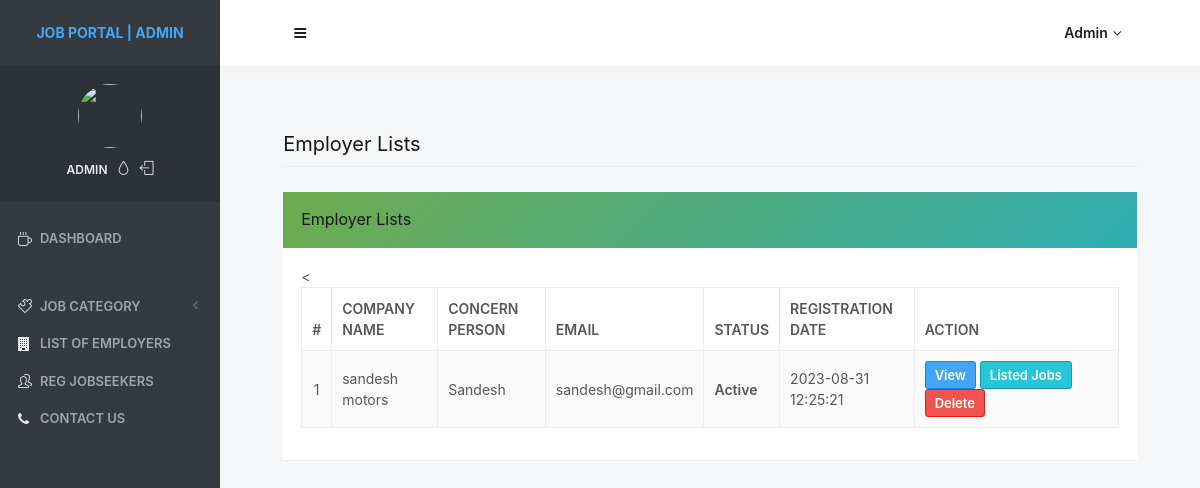
The app's page /employer-list.php (signed in) with its own data.
### tables this page shows
CREATE TABLE `tblemployers` (
  `id` int(11) NOT NULL,
  `ConcernPerson` varchar(150) DEFAULT NULL,
  `EmpEmail` varchar(250) DEFAULT NULL,
  `EmpPassword` varchar(250) DEFAULT NULL,
  `CompnayName` varchar(255) DEFAULT NULL,
  `CompanyTagline` mediumtext DEFAULT NULL,
  `CompnayDescription` mediumtext DEFAULT NULL,
  `CompanyUrl` varchar(255) DEFAULT NULL,
  `CompnayLogo` varchar(200) DEFAULT NULL,
  `noOfEmployee` char(10) DEFAULT NULL,
  `industry` varchar(255) DEFAULT NULL,
  `typeBusinessEntity` varchar(255) DEFAULT NULL,
  `lcation` varchar(255) DEFAULT NULL,
  `establishedIn` char(200) DEFAULT NULL,
  `RegDtae` timestamp NULL DEFAULT current_timestamp(),
  `LastUpdationDate` timestamp NOT NULL DEFAULT current_timestamp() ON UPDATE current_timestamp(),
  `Is_Active` int(1) DEFAULT NULL
);

### employer-list.php (the view, shortened to what this page needs)
<?php
include('includes/dbconnection.php');
if (strlen($_SESSION['jpaid']==0)) {
  header('location:logout.php');
  } else{
  ?>
<!doctype html>
<html lang="en" class="no-focus">
    <head>
        <link rel="stylesheet" href="assets/js/plugins/datatables/dataTables.bootstrap4.min.css">
        <link rel="stylesheet" id="css-main" href="assets/css/codebase.min.css">
    </head>
    <body>
        <div id="page-container" class="sidebar-o sidebar-inverse side-scroll page-header-fixed main-content-narrow">
           <?php include_once('includes/sidebar.php');?>
          <?php include_once('includes/header.php');?>
            <main id="main-container">
                <div class="content">
                    <h2 class="content-heading">Employer Lists</h2>
                    <div class="block">
                        <div class="block-header bg-gd-emerald">
                                    <h3 class="block-title">Employer Lists</h3>
                                </div>
                        <div class="block-content block-content-full">
                            <
                            <table class="table table-bordered table-striped table-vcenter js-dataTable-full-pagination">
                                <thead>
                                    <tr>
                                        <th class="text-center">#</th>
                                        <th>Company Name</th>
                                       <th>Concern Person</th>
                                       <th>Email</th>
                                        <th>Status</th>
                                        <th>Registration Date</th>
                                        <th class="d-none d-sm-table-cell" style="width: 25%;">Action</th>
                                       </tr>
                                </thead>
                                <tbody>
                                    <?php
$sql="SELECT * from tblemployers";
$query = $dbh -> prepare($sql);
$query->execute();
$results=$query->fetchAll(PDO::FETCH_OBJ);
$cnt=1;
if($query->rowCount() > 0)
{
foreach($results as $row)
{               ?>
                                    <tr>
                                        <td class="text-center"><?php echo htmlentities($cnt);?></td>
                                        <td><?php  echo htmlentities($row->CompnayName);?></td>
                                        <td><?php  echo htmlentities($row->ConcernPerson);?></td>
                                        <td><?php  echo htmlentities($row->EmpEmail);?></td>
                                        <?php if($row->Is_Active=='1'){ ?>
                                        <td class="font-w600"><?php echo "Active"; ?></td>
                                        <?php } else { ?>
                                            <td class="font-w600"><?php echo "Inactive"; ?></td><?php } ?>
                                        <td class="d-none d-sm-table-cell"><?php  echo htmlentities($row->RegDtae);?></td>
                                         <td class="d-none d-sm-table-cell">
                                            <a href="view-employer-details.php?viewid=<?php echo htmlentities ($row->id);?>" class="btn btn-primary btn-sm"> View</a>
<a href="listed-jobs.php?compid=<?php echo htmlentities ($row->id);?>&&cname=<?php  echo htmlentities($row->CompnayName);?>" class="btn btn-info btn-sm" target="blank"> Listed Jobs</a>
<a href="employer-list.php?delid=<?php echo ($row->id);?>" onclick="return confirm('All jobs listed by this company will also delete.Do you really want to Delete ?');" class="btn btn-danger btn-sm">Delete</a>
                                        </td>
                                    </tr>
                                    <?php $cnt=$cnt+1;}} ?>
                                </tbody>
                            </table>
                        </div>
                    </div>
                </div>
            </main>
        </div>
    </body>
</html>
<?php }  ?>

### includes/sidebar.php (shortened to what this page needs)
   <nav id="sidebar">
                <div id="sidebar-scroll">
                    <div class="sidebar-content">
                        <div class="content-header content-header-fullrow px-15">
                            <div class="content-header-section text-center align-parent sidebar-mini-hidden">
                                <div class="content-header-item">
                                    <a class="link-effect font-w700" href="dashboard.php">
                                     JOB PORTAL | ADMIN</span>
                                    </a>
                                </div>
                            </div>
                        </div>
                        <div class="content-side content-side-full content-side-user px-10 align-parent">
                            <div class="sidebar-mini-hidden-b text-center">
                                <a class="img-link" href="admin-profile.php">
                                    <img class="img-avatar" src="assets/img/avatars/avatar15.jpg" alt="">
                                </a>
                                <ul class="list-inline mt-10">
                                    <?php
$aid=$_SESSION['jpaid'];
$sql="SELECT AdminName from  tbladmin where ID=:aid";
$query = $dbh -> prepare($sql);
$query->bindParam(':aid',$aid,PDO::PARAM_STR);
$query->execute();
$results=$query->fetchAll(PDO::FETCH_OBJ);
$cnt=1;
if($query->rowCount() > 0)
{
foreach($results as $row)
{               ?>
                                    <li class="list-inline-item">
                                        <a class="link-effect text-dual-primary-dark font-size-xs font-w600 text-uppercase" href="admin-profile.php"><?php  echo $row->AdminName;?></a>
                                    </li><?php $cnt=$cnt+1;}} ?>
                                    <li class="list-inline-item">
                                        <a class="link-effect text-dual-primary-dark" data-toggle="layout" data-action="sidebar_style_inverse_toggle" href="javascript:void(0)">
                                            <i class="si si-drop"></i>
                                        </a>
                                    </li>
                                    <li class="list-inline-item">
                                        <a class="link-effect text-dual-primary-dark" href="logout.php">
                                            <i class="si si-logout"></i>
                                        </a>
                                    </li>
                                </ul>
                            </div>
                        </div>
                        <div class="content-side content-side-full">
                            <ul class="nav-main">
                                <li class="open">
                                    <a href="dashboard.php"><i class="si si-cup"></i><span class="sidebar-mini-hide">Dashboard</span></a>
                                </li>
                                <li class="nav-main-heading"><span class="sidebar-mini-visible">UI</span><span class="sidebar-mini-hidden"></span></li>
                                <li>
                                    <a class="nav-submenu" data-toggle="nav-submenu"><i class="si si-puzzle"></i><span class="sidebar-mini-hide"></span>Job Category</a>
                                </li>
                                <li>
                                    <a href="employer-list.php"><i class="fa fa-building"></i><span class="sidebar-mini-hide">List of Employers</span></a>
                                </li>
                                 <li>
                                    <a href="reg-jobseekers.php"><i class="si si-users"></i><span class="sidebar-mini-hide">Reg Jobseekers</span></a>
                                </li>
                                        <li>
                                            <a href="contactus.php"><i class="fa fa-phone"></i>Contact Us</a>
                                        </li>
                            </ul>
                        </div>
                    </div>
                </div>
            </nav>

### includes/header.php (shortened to what this page needs)
            <header id="page-header">
                <div class="content-header">
                    <div class="content-header-section">
                        <button type="button" class="btn btn-circle btn-dual-secondary" data-toggle="layout" data-action="sidebar_toggle">
                            <i class="fa fa-navicon"></i>
                        </button>
                    </div>
                    <div class="content-header-section">
                        <div class="btn-group" role="group">
                            <?php
$aid=$_SESSION['jpaid'];
$sql="SELECT AdminName from  tbladmin where ID=:aid";
$query = $dbh -> prepare($sql);
$query->bindParam(':aid',$aid,PDO::PARAM_STR);
$query->execute();
$results=$query->fetchAll(PDO::FETCH_OBJ);
$cnt=1;
if($query->rowCount() > 0)
{
foreach($results as $row)
{               ?>
                            <button type="button" class="btn btn-rounded btn-dual-secondary" id="page-header-user-dropdown" data-toggle="dropdown" aria-haspopup="true" aria-expanded="false">
                                <?php  echo $row->AdminName;?><i class="fa fa-angle-down ml-5"></i>
                            </button>
                            <?php $cnt=$cnt+1;}} ?>
                        </div>
                    </div>
                </div>
            </header>

### records on screen
tblemployers: CompnayName "sandesh motors", ConcernPerson "Sandesh", EmpEmail "sandesh@gmail.com", Is_Active "Active", RegDtae "2023-08-31 12:25:21"

### other values on screen
$row->AdminName "ADMIN"
$row->AdminName "Admin"
